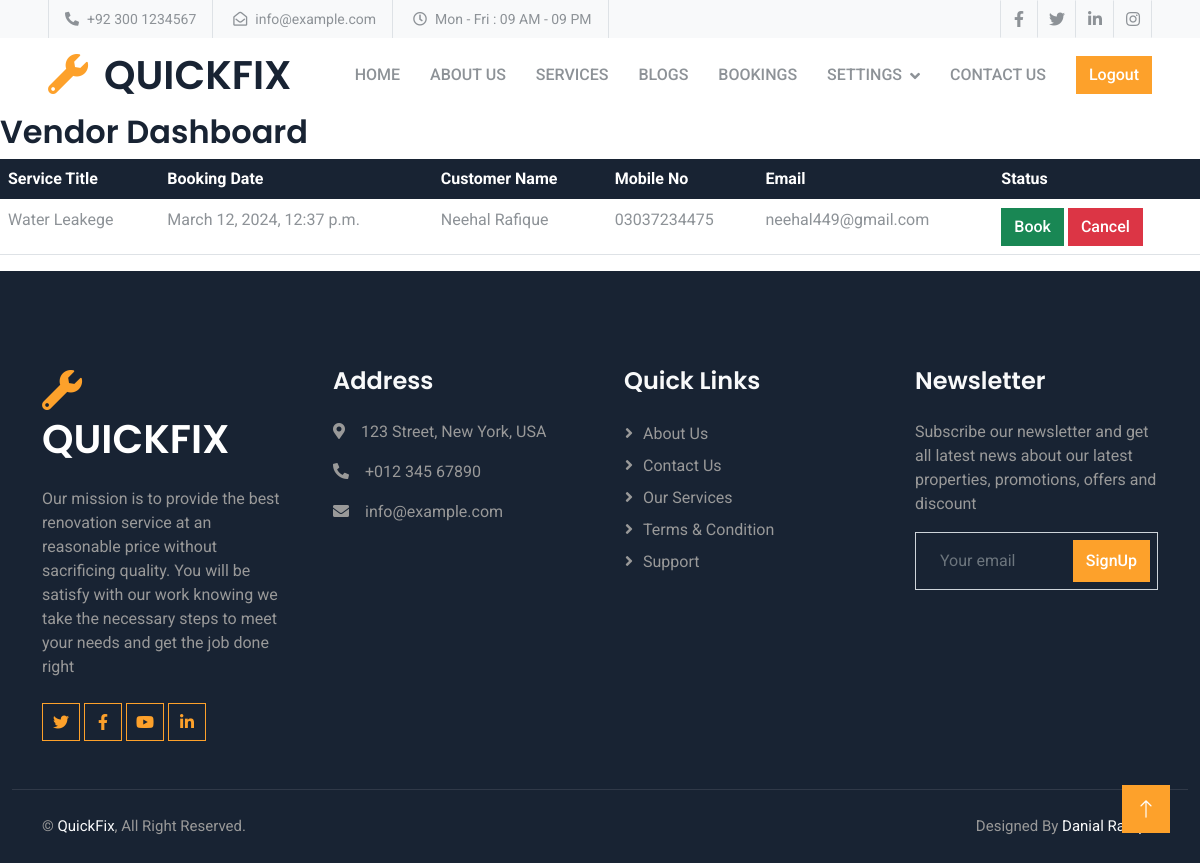
Page /vendor-dashboard/ (signed in) on the earlier database version.
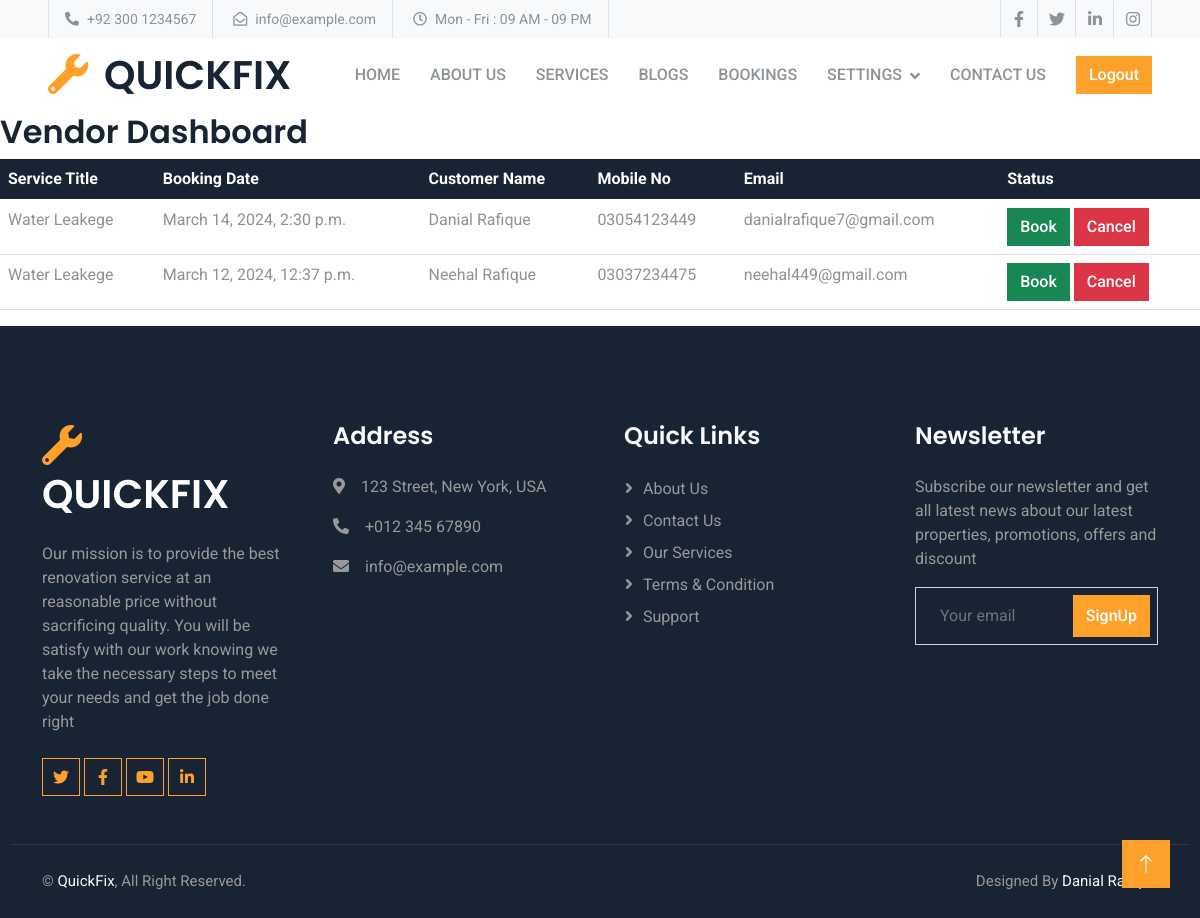
Same page on the later database version.
### vendor/models.py (models this page shows, shortened)
class Booking(models.Model):
    STATUS_CHOICES = [
        ('Pending', 'Pending'),
        ('Booked', 'Booked'),
        ('Cancelled', 'Cancelled'),
    ]
    service = models.ForeignKey(Service, on_delete=models.CASCADE)
    user = models.ForeignKey(User, on_delete=models.CASCADE)
    booking_date = models.DateTimeField(default=timezone.now)
    mobile_no = models.CharField(max_length=11, null=True, blank=True)
    email = models.EmailField(null=True)
    first_name = models.CharField(max_length=30, null=True, blank=True)
    last_name = models.CharField(max_length=30, null=True, blank=True)
    username = models.CharField(max_length=30, null=True, blank=True)
    status = models.CharField(max_length=20, choices=STATUS_CHOICES, default='Pending')

class Service(models.Model):
    user = models.ForeignKey(User,on_delete=models.CASCADE,blank=True ,null=True)
    service_title = models.CharField(max_length=50,null=True, blank=True)
    service_image = models.ImageField(upload_to='service_images/')
    categories=models.ForeignKey(Service_Category ,on_delete=models.CASCADE , blank=True ,null=True, related_name='category')
    description = models.TextField(max_length=500,null=True, blank=True)

### vendor/views.py (the view)
# urls.py: path("vendor-dashboard/", vendor_dashboard_view, name="vendor_dashboard"),
def vendor_dashboard_view(request):
    vendor_services = Service.objects.filter(user=request.user)
    bookings = Booking.objects.filter(service__in=vendor_services).order_by('-id')
    return render(request, 'vendor/vendor_dashboard.html', {'bookings': bookings})

### vendor/templates/vendor/vendor_dashboard.html (shortened to what this page needs)
{% extends "base.html" %}
{% load static %}
{% block content %}
<h2>Vendor Dashboard</h2>
<div class="table-responsive">
  <table class="table">
    <thead class="table-dark">
      <tr>
        <th scope="col">Service Title</th>
        <th scope="col">Booking Date</th>
        <th scope="col">Customer Name</th>
        <th scope="col">Mobile No</th>
        <th scope="col">Email</th>
        <th scope="col">Status</th>
      </tr>
    </thead>
    <tbody>
      {% for booking in bookings %}
        <tr>
          <td>{{ booking.service.service_title }}</td>
          <td>{{ booking.booking_date }}</td>
          <td>{{ booking.first_name }} {{ booking.last_name }}</td>
          <td>{{ booking.mobile_no }}</td>
          <td>{{ booking.email }}</td>
          <td>
          {% if booking.status == "Booked" %}
          <a href="{% url 'vendor:approve_booking' booking.id 'Booked' %}" class="btn btn-success disabled">Book</a>
          <a href="{% url 'vendor:approve_booking' booking.id 'Cancelled' %}" class="btn btn-danger">Cancel</a>
          {% elif booking.status == "Cancelled" %}
          <a href="{% url 'vendor:delete_booking' booking.id%}" class="btn btn-danger">Delete</a>
          {% else %}
          <a href="{% url 'vendor:approve_booking' booking.id 'Booked' %}" class="btn btn-success">Book</a>
          <a href="{% url 'vendor:approve_booking' booking.id 'Cancelled' %}" class="btn btn-danger">Cancel</a>
          {% endif %}
          </td>
        </tr>
      {% empty %}
        <tr>
          <td colspan="5">No bookings found for the vendor's services.</td>
        </tr>
      {% endfor %}
    </tbody>
  </table>
</div>
{% endblock content %}

Differences in the rows shown:
added Booking: service.service_title "Water Leakege", booking_date "March 14, 2024, 2:30 p.m.", first_name "Danial", last_name "Rafique", mobile_no "03054123449", email "danialrafique7@gmail.com", status "Book"
